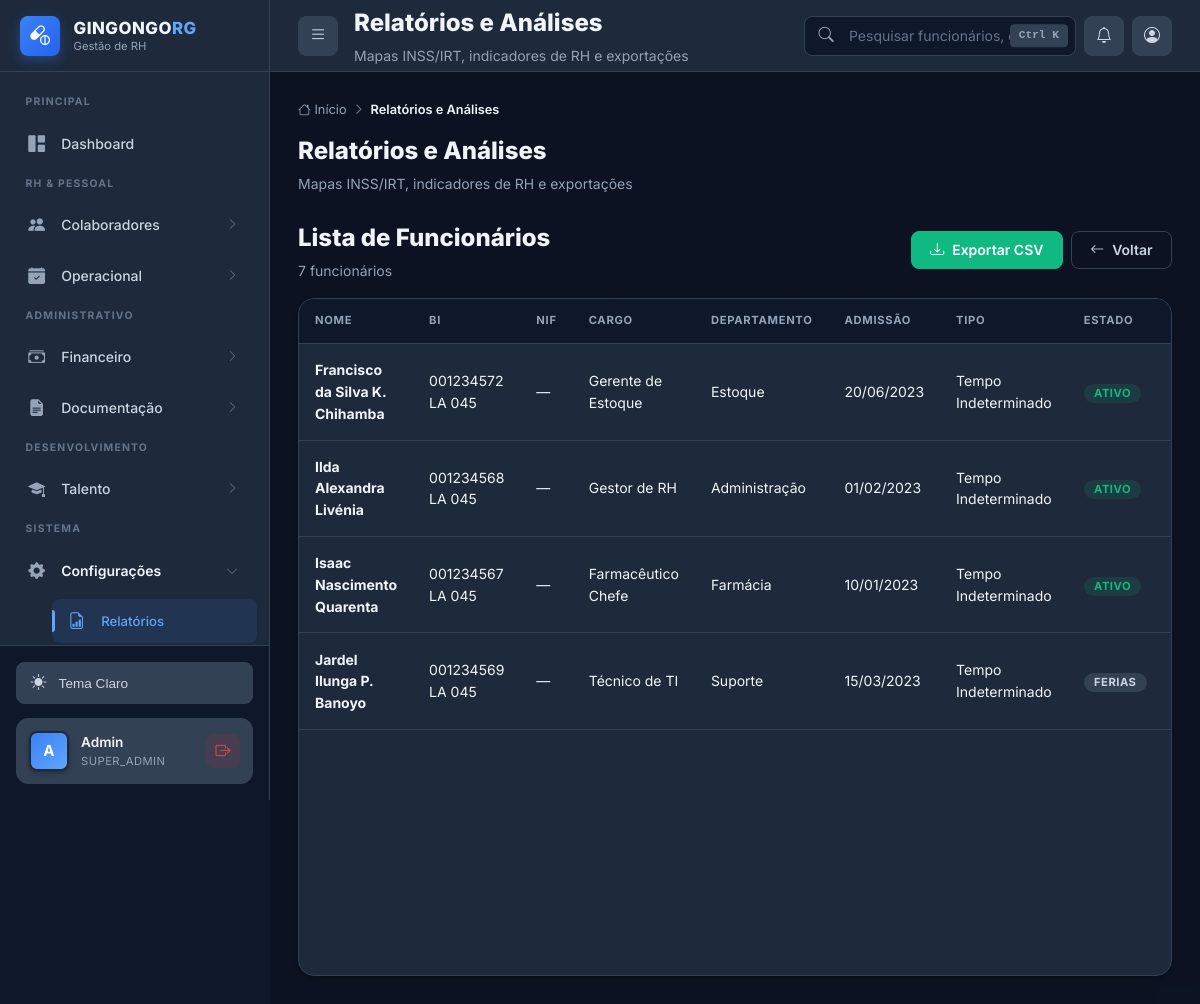
Screenshot of /relatorios.php?type=funcionarios (signed in) with the database file from the repository.
### tables this page shows
CREATE TABLE IF NOT EXISTS funcionarios (
    id INT AUTO_INCREMENT PRIMARY KEY,
    nome_completo VARCHAR(200) NOT NULL,
    bi VARCHAR(30) NOT NULL UNIQUE,
    data_nascimento DATE NOT NULL,
    sexo ENUM('M', 'F', 'Outro') NOT NULL,
    telefone VARCHAR(20),
    email VARCHAR(100),
    endereco TEXT,

     
    departamento_id INT NOT NULL,
    cargo_id INT NOT NULL,
    data_admissao DATE NOT NULL,
    data_demissao DATE NULL,
    tipo_contrato ENUM('Tempo_Indeterminado', 'Tempo_Determinado', 'Estagio', 'Temporario') DEFAULT 'Tempo_Indeterminado',
    status ENUM('ativo', 'ferias', 'afastado', 'demitido') DEFAULT 'ativo',

     
    salario_atual DECIMAL(10, 2) NOT NULL,
    banco VARCHAR(100),
    agencia VARCHAR(20),
    conta VARCHAR(30),
    iban VARCHAR(50) NULL,
    nif_angolano VARCHAR(20) NULL,
    foto VARCHAR(500) NULL,
    
     
    usuario_id INT NULL,
    
     
    created_at TIMESTAMP DEFAULT CURRENT_TIMESTAMP,
    updated_at TIMESTAMP DEFAULT CURRENT_TIMESTAMP ON UPDATE CURRENT_TIMESTAMP,
    
     
    FOREIGN KEY (departamento_id) REFERENCES departamentos(id) ON DELETE RESTRICT,
    FOREIGN KEY (cargo_id) REFERENCES cargos(id) ON DELETE RESTRICT,
    FOREIGN KEY (usuario_id) REFERENCES usuarios(id) ON DELETE SET NULL,
    
     
    INDEX idx_bi (bi),
    INDEX idx_nome (nome_completo),
    INDEX idx_status (status),
    INDEX idx_departamento (departamento_id),
    INDEX idx_cargo (cargo_id),
    INDEX idx_data_admissao (data_admissao)
);

CREATE TABLE IF NOT EXISTS cargos (
    id INT AUTO_INCREMENT PRIMARY KEY,
    nome VARCHAR(100) NOT NULL UNIQUE,
    salario_base DECIMAL(10, 2) NOT NULL,
    descricao TEXT,
    nivel_hierarquico ENUM('operacional', 'tecnico', 'gerencial', 'diretivo') DEFAULT 'operacional',
    requer_certificacao BOOLEAN DEFAULT FALSE,
    ativo BOOLEAN DEFAULT TRUE,
    created_at TIMESTAMP DEFAULT CURRENT_TIMESTAMP,
    updated_at TIMESTAMP DEFAULT CURRENT_TIMESTAMP ON UPDATE CURRENT_TIMESTAMP,
    INDEX idx_ativo (ativo),
    INDEX idx_nivel (nivel_hierarquico)
);

CREATE TABLE IF NOT EXISTS departamentos (
    id INT AUTO_INCREMENT PRIMARY KEY,
    nome VARCHAR(100) NOT NULL UNIQUE,
    descricao TEXT,
    responsavel_id INT NULL,
    ativo BOOLEAN DEFAULT TRUE,
    created_at TIMESTAMP DEFAULT CURRENT_TIMESTAMP,
    updated_at TIMESTAMP DEFAULT CURRENT_TIMESTAMP ON UPDATE CURRENT_TIMESTAMP,
    INDEX idx_ativo (ativo),
    INDEX idx_nome (nome)
);

### src/Utils/Angola.php (called while the page is built, shortened)
<?php
class Angola
{
    public static function formatarBI(string $bi): string
    {
        $bi = preg_replace('/\s+/', '', strtoupper($bi));
        if (strlen($bi) === 14) {
            return substr($bi, 0, 9) . ' ' . substr($bi, 9, 2) . ' ' . substr($bi, 11);
        }
        return $bi;
    }
}

### public/relatorios.php (the view, shortened to what this page needs)
<?php
$db = Database::getInstance()->getConnection();
$type = $_GET['type'] ?? 'home';
$pageTitle = 'Relatórios e Análises';
$pageSubtitle = 'Mapas INSS/IRT, indicadores de RH e exportações';
?>
<!DOCTYPE html>
<html lang="pt-AO">
<head>
    <link rel="stylesheet" href="https://cdn.jsdelivr.net/npm/bootstrap-icons@1.11.3/font/bootstrap-icons.min.css">
    <link rel="stylesheet" href="css/style-2026.css">
</head>
<body class="dashboard-body">
    <div class="app-wrapper">
        <?php include 'includes/sidebar.php'; ?>
        <div class="main-area" id="mainArea">
            <?php include 'includes/topbar.php'; ?>
            <div class="content-body">
                <nav>
                    <ol class="breadcrumb">
                        <li class="breadcrumb-item"><a href="dashboard.php"><i class="bi bi-house"></i> Início</a></li>
                        <li class="breadcrumb-item active"><?php echo $pageTitle; ?></li>
                    </ol>
                </nav>
                <h2 style="font-size: 1.5rem; font-weight: 800; margin: 0 0 0.25rem 0;"><?php echo $pageTitle; ?></h2>
                <p style="color: var(--text-muted); margin: 0 0 1.5rem; font-size: 0.875rem;"><?php echo $pageSubtitle; ?></p>
                <?php if ($type === 'home'): ?>
                    <div class="stats-grid" style="grid-template-columns: repeat(auto-fit, minmax(260px, 1fr));">
                        <a href="?type=mapa_inss" class="card" style="text-decoration: none; color: inherit; padding: 1.5rem; transition: var(--transition); display: block;">
                            <div style="display: flex; align-items: start; gap: 1rem;">
                                <div class="user-avatar-sm" style="background: var(--primary-soft); color: var(--primary); width: 48px; height: 48px; font-size: 1.5rem;">
                                    <i class="bi bi-bank"></i>
                                </div>
                                <div style="flex: 1;">
                                    <h4 style="font-size: 1rem; font-weight: 700; margin: 0 0 0.25rem 0;">Mapa INSS / IRT</h4>
                                    <p style="font-size: 0.85rem; color: var(--text-muted); margin: 0;">Mapa mensal para INSS. Discrimina base, descontos e líquido por funcionário.</p>
                                </div>
                            </div>
                        </a>
                        <a href="?type=funcionarios" class="card" style="text-decoration: none; color: inherit; padding: 1.5rem; transition: var(--transition); display: block;">
                            <div style="display: flex; align-items: start; gap: 1rem;">
                                <div class="user-avatar-sm" style="background: var(--success-soft); color: var(--success); width: 48px; height: 48px; font-size: 1.5rem;">
                                    <i class="bi bi-people"></i>
                                </div>
                                <div style="flex: 1;">
                                    <h4 style="font-size: 1rem; font-weight: 700; margin: 0 0 0.25rem 0;">Lista de Funcionários</h4>
                                    <p style="font-size: 0.85rem; color: var(--text-muted); margin: 0;">Quadro completo exportável com dados pessoais, cargo, salário e estado.</p>
                                </div>
                            </div>
                        </a>
                        <a href="?type=presenca" class="card" style="text-decoration: none; color: inherit; padding: 1.5rem; transition: var(--transition); display: block;">
                            <div style="display: flex; align-items: start; gap: 1rem;">
                                <div class="user-avatar-sm" style="background: rgba(245, 158, 11, 0.12); color: #d97706; width: 48px; height: 48px; font-size: 1.5rem;">
                                    <i class="bi bi-calendar-check"></i>
                                </div>
                                <div style="flex: 1;">
                                    <h4 style="font-size: 1rem; font-weight: 700; margin: 0 0 0.25rem 0;">Mapa de Presença / Assiduidade</h4>
                                    <p style="font-size: 0.85rem; color: var(--text-muted); margin: 0;">Dias trabalhados, faltas e horas extras por funcionário, no ano corrente.</p>
                                </div>
                            </div>
                        </a>
                        <a href="?type=turnover" class="card" style="text-decoration: none; color: inherit; padding: 1.5rem; transition: var(--transition); display: block;">
                            <div style="display: flex; align-items: start; gap: 1rem;">
                                <div class="user-avatar-sm" style="background: rgba(220, 38, 38, 0.12); color: #dc2626; width: 48px; height: 48px; font-size: 1.5rem;">
                                    <i class="bi bi-arrow-left-right"></i>
                                </div>
                                <div style="flex: 1;">
                                    <h4 style="font-size: 1rem; font-weight: 700; margin: 0 0 0.25rem 0;">Rotatividade (Turnover)</h4>
                                    <p style="font-size: 0.85rem; color: var(--text-muted); margin: 0;">Admissões e saídas por mês, com taxa de turnover calculada.</p>
                                </div>
                            </div>
                        </a>
                        <a href="?type=departamentos" class="card" style="text-decoration: none; color: inherit; padding: 1.5rem; transition: var(--transition); display: block;">
                            <div style="display: flex; align-items: start; gap: 1rem;">
                                <div class="user-avatar-sm" style="background: rgba(8, 145, 178, 0.12); color: #0891b2; width: 48px; height: 48px; font-size: 1.5rem;">
                                    <i class="bi bi-diagram-3"></i>
                                </div>
                                <div style="flex: 1;">
                                    <h4 style="font-size: 1rem; font-weight: 700; margin: 0 0 0.25rem 0;">Efetivo por Departamento</h4>
                                    <p style="font-size: 0.85rem; color: var(--text-muted); margin: 0;">Distribuição do efetivo, custos salariais e responsabilidades.</p>
                                </div>
                            </div>
                        </a>
                        <a href="?type=vencidos" class="card" style="text-decoration: none; color: inherit; padding: 1.5rem; transition: var(--transition); display: block;">
                            <div style="display: flex; align-items: start; gap: 1rem;">
                                <div class="user-avatar-sm" style="background: rgba(217, 119, 6, 0.12); color: #d97706; width: 48px; height: 48px; font-size: 1.5rem;">
                                    <i class="bi bi-exclamation-triangle"></i>
                                </div>
                                <div style="flex: 1;">
                                    <h4 style="font-size: 1rem; font-weight: 700; margin: 0 0 0.25rem 0;">Documentos a Vencer</h4>
                                    <p style="font-size: 0.85rem; color: var(--text-muted); margin: 0;">Documentos com validade expirada ou a expirar nos próximos 30 dias.</p>
                                </div>
                            </div>
                        </a>
                    </div>
                <?php elseif ($type === 'funcionarios'):
                    $rows = $db->query("SELECT f.*, c.nome as cargo, d.nome as departamento
                        FROM funcionarios f LEFT JOIN cargos c ON f.cargo_id = c.id LEFT JOIN departamentos d ON f.departamento_id = d.id
                        ORDER BY f.nome_completo")->fetchAll();
                ?>
                    <div class="d-flex justify-content-between align-items-center mb-3">
                        <div>
                            <h2 style="font-size: 1.5rem; font-weight: 800; margin: 0;">Lista de Funcionários</h2>
                            <p style="color: var(--text-muted); margin: 0.25rem 0 0; font-size: 0.875rem;"><?php echo count($rows); ?> funcionários</p>
                        </div>
                        <div class="d-flex gap-1">
                            <a href="?export=funcionarios" class="btn btn-success"><i class="bi bi-download"></i> Exportar CSV</a>
                            <a href="relatorios.php" class="btn btn-ghost"><i class="bi bi-arrow-left"></i> Voltar</a>
                        </div>
                    </div>
                    <div class="card">
                        <div class="table-responsive">
                            <table class="data-table">
                                <thead>
                                    <tr>
                                        <th>Nome</th><th>BI</th><th>NIF</th><th>Cargo</th><th>Departamento</th>
                                        <th>Admissão</th><th>Tipo</th><th>Estado</th><th>Salário</th>
                                    </tr>
                                </thead>
                                <tbody>
                                    <?php foreach ($rows as $r): ?>
                                        <tr>
                                            <td><strong><?php echo htmlspecialchars($r['nome_completo']); ?></strong></td>
                                            <td><?php echo Angola::formatarBI($r['bi']); ?></td>
                                            <td><?php echo htmlspecialchars($r['nif_angolano'] ?? '—'); ?></td>
                                            <td><?php echo htmlspecialchars($r['cargo'] ?? '—'); ?></td>
                                            <td><?php echo htmlspecialchars($r['departamento'] ?? '—'); ?></td>
                                            <td><?php echo $r['data_admissao'] ? date('d/m/Y', strtotime($r['data_admissao'])) : '—'; ?></td>
                                            <td><?php echo ucfirst(str_replace('_', ' ', $r['tipo_contrato'])); ?></td>
                                            <td><span class="badge <?php echo $r['status']==='ativo'?'badge-success':'badge-neutral'; ?>"><?php echo ucfirst($r['status']); ?></span></td>
                                            <td><?php echo $r['salario_atual'] ? kz($r['salario_atual']) : '—'; ?></td>
                                        </tr>
                                    <?php endforeach; ?>
                                </tbody>
                            </table>
                        </div>
                    </div>
                <?php endif; ?>
            </div>
        </div>
    </div>
</body>
</html>

### rows the page displays
funcionarios: nome_completo "Francisco da Silva K. Chihamba", bi "001234572 LA 045", nif_angolano "—", cargo.nome "Gerente de Estoque", departamento.nome "Estoque", data_admissao "20/06/2023", tipo_contrato "Tempo Indeterminado", status "ATIVO"
funcionarios: nome_completo "Ilda Alexandra Livénia", bi "001234568 LA 045", nif_angolano "—", cargo.nome "Gestor de RH", departamento.nome "Administração", data_admissao "01/02/2023", tipo_contrato "Tempo Indeterminado", status "ATIVO"
funcionarios: nome_completo "Isaac Nascimento Quarenta", bi "001234567 LA 045", nif_angolano "—", cargo.nome "Farmacêutico Chefe", departamento.nome "Farmácia", data_admissao "10/01/2023", tipo_contrato "Tempo Indeterminado", status "ATIVO"
funcionarios: nome_completo "Jardel Ilunga P. Banoyo", bi "001234569 LA 045", nif_angolano "—", cargo.nome "Técnico de TI", departamento.nome "Suporte", data_admissao "15/03/2023", tipo_contrato "Tempo Indeterminado", status "FERIAS"

### other values shown
substr($user['username'], 0, 1) "A"
$user['username'] "Admin"
$user['role'] "SUPER_ADMIN"
$pageTitle "Relatórios e Análises"
$pageSubtitle "Mapas INSS/IRT, indicadores de RH e exportações"
count($rows) "7"
